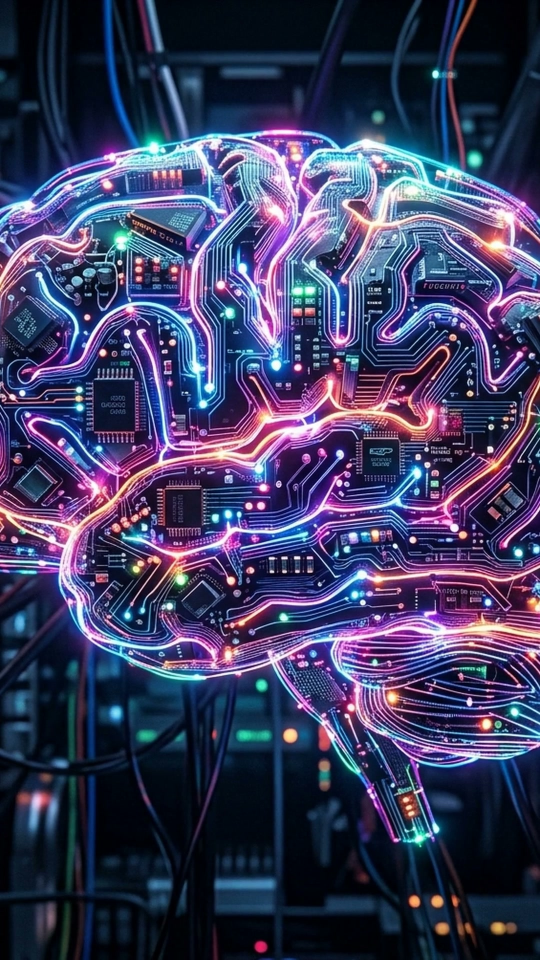
#> input picture video_generator/frame_test_1.jpg, 1080 x 1920 px (shown at 1/2 size)
$ python -i agente_story.py   (imports and definitions only)
#> lines starting #> are read from the running program, lines starting #| are printed output that depends on the picture
import sys
import os
import time
import requests
import urllib.parse
import urllib.request
import subprocess
from pathlib import Path
from rich.console import Console
from dotenv import load_dotenv
import random
import json
import re
from PIL import Image, ImageDraw, ImageFont
from modules.media_server import TemporaryMediaServer
from modules.meta_config import graph_url
from modules.content_tracking import create_campaign, save_campaign
from modules.feedback_loop import log_upload
from modules.ebook_catalog import load_ebook_catalog
from modules.email_notifications import notify_content_status

console = Console()
# [1 line not run here, left out]

IG_USER_ID = os.getenv("IG_USER_ID")
IG_ACCESS_TOKEN = os.getenv("IG_ACCESS_TOKEN")
# [27 lines left out: functions call_agy, wrap_text, not called in this run]

def validate_story_content(data: object) -> dict:
    if not isinstance(data, dict):
        raise ValueError("La storia deve essere un oggetto JSON")
    fields = {key: str(data.get(key, "")).strip() for key in ("titolo", "insight", "azione")}
    if not 4 <= len(fields["titolo"].split()) <= 9:
        raise ValueError("Il titolo deve contenere da 4 a 9 parole")
    if not 18 <= len(fields["insight"].split()) <= 38:
        raise ValueError("L'insight deve contenere da 18 a 38 parole")
    if not 7 <= len(fields["azione"].split()) <= 18:
        raise ValueError("L'azione deve contenere da 7 a 18 parole")
    combined = " ".join(fields.values()).lower()
    risky_patterns = (
        r"\bnon (?:idrata|funziona|serve|fa bene|fa male)\b",
        r"\b(?:cura|guarisce|previene|elimina|disintossica|detox)\w*\b",
        r"\b(?:tessuti|cellule|organismo)\b.{0,45}\b(?:assimila|assorbe|regola)\w*\b",
        r"\b(?:attiva|stimola|riequilibra)\s+(?:il|gli|la)\s+(?:nervo|ormoni|metabolismo)\b",
    )
    if any(re.search(pattern, combined) for pattern in risky_patterns):
        raise ValueError("La storia contiene una spiegazione fisiologica troppo categorica")
    return fields


# [207 lines left out: functions generate_story_image, publish_story, main, not called in this run]

# [6 lines not run here, left out]

>>> import cv2
>>> picture = cv2.imread('frame_test_1.jpg', cv2.IMREAD_GRAYSCALE)
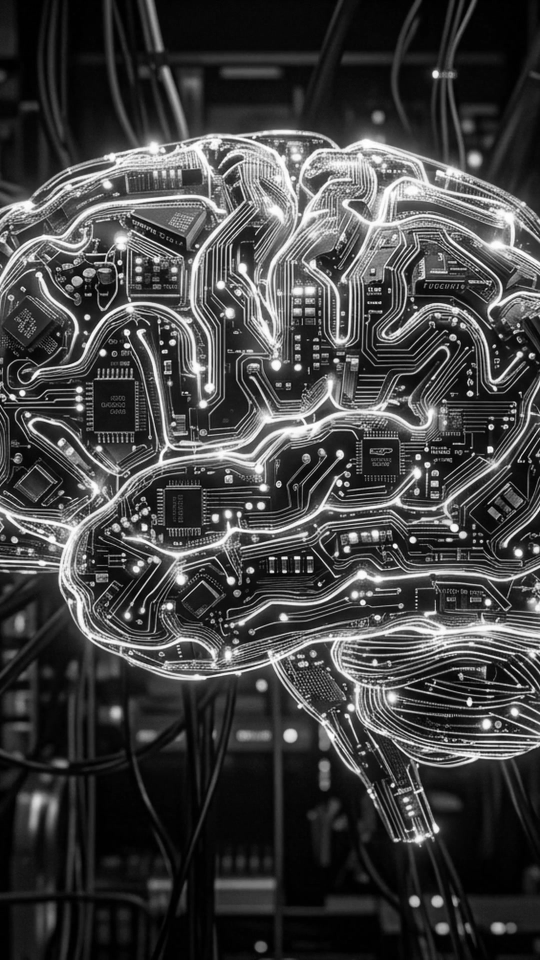
#> picture: shape (1920, 1080) (shown at 1/2 size); min 0, max 255, mean 65.3
#> (the run stopped early here; a loop or call above may not have finished)
